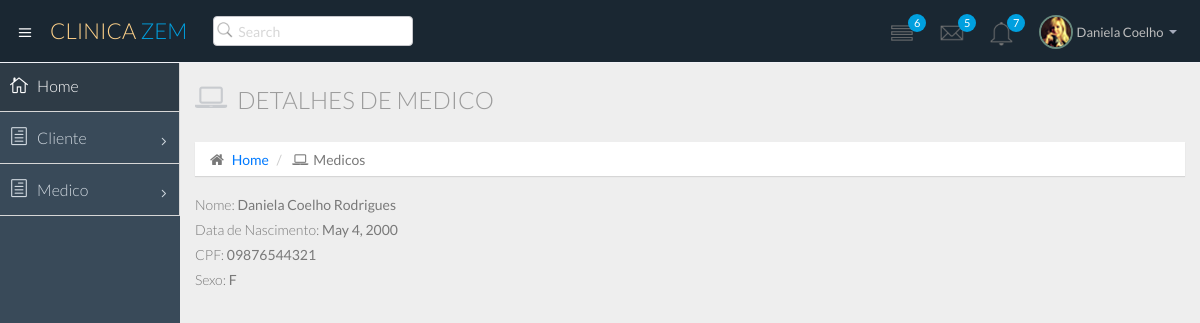
/atendimento/medico/1/, run on the app's committed database.
### atendimento/models.py (models this page shows)
class Medico(models.Model):
    nome = models.CharField(max_length=50)
    dt_nasc = models.DateField()
    cpf = models.CharField(max_length=11)
    sexo = models.CharField(max_length=1)

### atendimento/views.py (the view)
# urls.py: path('medico/<int:medico_id>/', views.medico_show),
def medico_show(request, medico_id):
    medico = Medico.objects.get(pk=medico_id)
    return render(request, 'medico/show.html', {'medico':medico})

### atendimento/templates/medico/show.html
{% extends "base.html" %}
{% block daniela %}
<div class="row">
    <div class="col-lg-12">
        <h3 class="page-header">
            <i class="fa fa-laptop"></i>Detalhes de Medico</h3>
        <ol class="breadcrumb">
            <li>
                <i class="fa fa-home"></i>
                <a href="/atendimento/">Home</a>
            </li>
            <li>
                <i class="fa fa-laptop"></i>Medicos</li>
        </ol>
    </div>
</div>
<div class="row">
    <div class="col-md-12">
        <div>
            <label>Nome:</label>
            {{medico.nome}}
        </div>
        <div>
            <label>Data de Nascimento:</label>
            {{medico.dt_nasc}}
        </div>
        <div>
            <label>CPF:</label>
            {{medico.cpf}}
        </div>
        <div>
            <label>Sexo:</label>
            {{medico.sexo}}
        </div>
    </div>
</div>
{% endblock %}

### data on the page
Medico: nome "Daniela Coelho Rodrigues", dt_nasc "May 4, 2000", cpf "09876544321", sexo "F"
